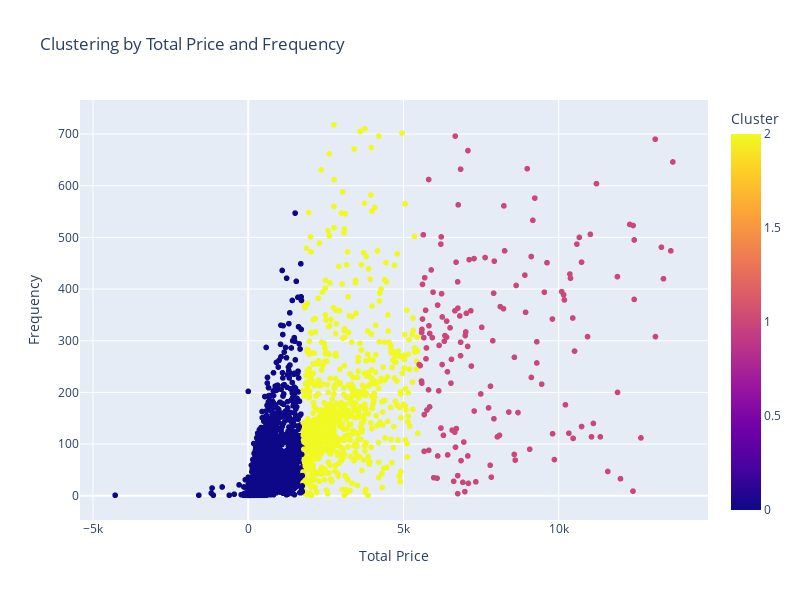

The code cell stored with this chart in its notebook:
### Code cell
# Selecting the two features for clustering
clustering_data = rfm_df[['total_price', 'Frequency']]

# Specify the number of clusters (e.g., 3)
n_clusters = 3

# Apply K-Means clustering
kmeans = KMeans(n_clusters=n_clusters)
rfm_df['Cluster_2D'] = kmeans.fit_predict(clustering_data)

# Scatter plot
fig = px.scatter(rfm_df, x='total_price', y='Frequency', color='Cluster_2D',
                 title='Clustering by Total Price and Frequency',
                 labels={'total_price':'Total Price', 'Frequency':'Frequency', 'Cluster_2D':'Cluster'})

fig.update_layout(
    xaxis=dict(title='Total Price', title_font=dict(size=14)),
    yaxis=dict(title='Frequency', title_font=dict(size=14)),
    width=800,
    height=600
)
fig.show()

### Figure 1 — Plotly figure (JSON) as saved in the notebook; plotly's stock layout.template omitted (floating-point values rounded to 4 significant figures; data arrays with more than 128 entries replaced by an {"elided": "..."} marker saying what was removed)
{"data": [{"hovertemplate": "Total Price=%{x}<br>Frequency=%{y}<br>Cluster=%{marker.color}<extra></extra>", "legendgroup": "", "marker": {"color": {"elided": "4293 int values"}, "coloraxis": "coloraxis", "symbol": "circle"}, "mode": "markers", "name": "", "showlegend": false, "type": "scattergl", "x": {"elided": "4293 float values"}, "xaxis": "x", "y": {"elided": "4293 int values"}, "yaxis": "y"}], "layout": {"coloraxis": {"colorbar": {"title": {"text": "Cluster"}}, "colorscale": [[0, "#0d0887"], [0.1111, "#46039f"], [0.2222, "#7201a8"], [0.3333, "#9c179e"], [0.4444, "#bd3786"], [0.5556, "#d8576b"], [0.6667, "#ed7953"], [0.7778, "#fb9f3a"], [0.8889, "#fdca26"], [1, "#f0f921"]]}, "height": 600, "legend": {"tracegroupgap": 0}, "title": {"text": "Clustering by Total Price and Frequency"}, "width": 800, "xaxis": {"anchor": "y", "domain": [0, 1], "title": {"font": {"size": 14}, "text": "Total Price"}}, "yaxis": {"anchor": "x", "domain": [0, 1], "title": {"font": {"size": 14}, "text": "Frequency"}}}}
